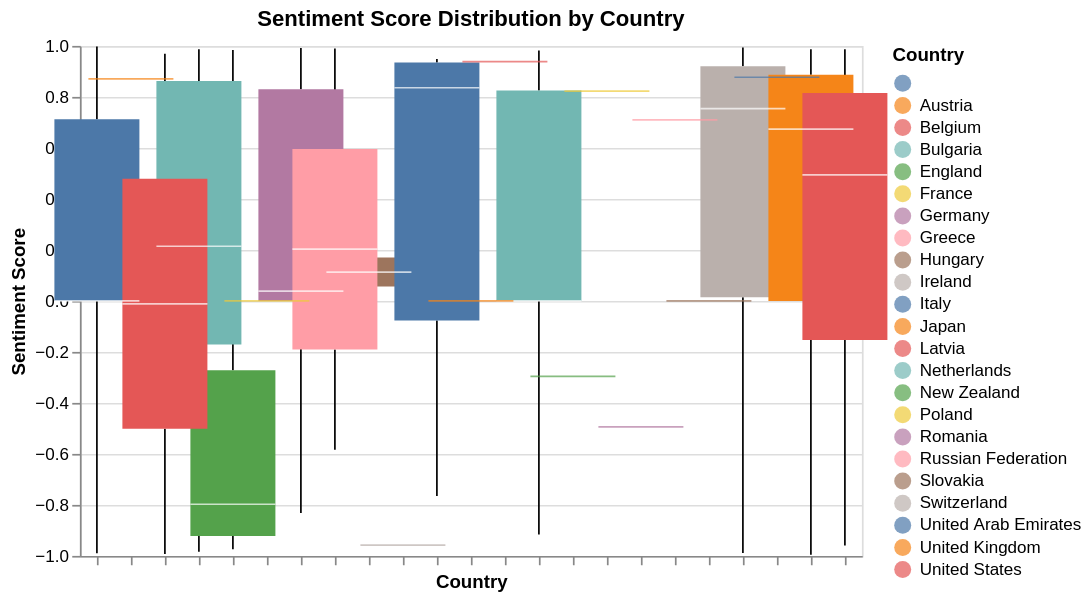

The notebook cell this image was saved under:
### Code cell
import altair as alt
alt.data_transformers.enable("vegafusion")

# Create the Altair box plot for Sentiment Score by Province
chart_boxplot = alt.Chart(df_output).mark_boxplot(extent='min-max', size=50).encode(
    x=alt.X('Source Country:N', title='Country', axis=alt.Axis(labels=False)), # Hide x-axis labels as they can overlap
    y=alt.Y('sentiment_score:Q', title='Sentiment Score'),
    color=alt.Color('Source Country:N', legend=alt.Legend(title="Country")),
    tooltip=['Source Country', 'sentiment_score']
).properties(
    title='Sentiment Score Distribution by Country'
).interactive()

chart_boxplot

### Figure 1 — Vega specification as saved in the notebook (floating-point values rounded to 4 significant figures)
{"$schema": "https://vega.github.io/schema/vega/v5.json", "data": [{"name": "source_0"}, {"name": "data_0", "values": [{"Source Country": "Switzerland", "lower_box_sentiment_score": 0.01393, "lower_whisker_sentiment_score": -0.9889, "mid_box_sentiment_score": 0.7543, "upper_box_sentiment_score": 0.9203, "upper_whisker_sentiment_score": 0.9933}, {"Source Country": "", "lower_box_sentiment_score": 0.0, "lower_whisker_sentiment_score": -0.99, "mid_box_sentiment_score": 0.0, "upper_box_sentiment_score": 0.7119, "upper_whisker_sentiment_score": 0.9973}, {"Source Country": "United Kingdom", "lower_box_sentiment_score": 0.0, "lower_whisker_sentiment_score": -0.9952, "mid_box_sentiment_score": 0.6738, "upper_box_sentiment_score": 0.8872, "upper_whisker_sentiment_score": 0.9868}, {"Source Country": "Netherlands", "lower_box_sentiment_score": 0.0, "lower_whisker_sentiment_score": -0.9161, "mid_box_sentiment_score": 0.0, "upper_box_sentiment_score": 0.8247, "upper_whisker_sentiment_score": 0.9816}, {"Source Country": "United States", "lower_box_sentiment_score": -0.1531, "lower_whisker_sentiment_score": -0.9596, "mid_box_sentiment_score": 0.4939, "upper_box_sentiment_score": 0.8151, "upper_whisker_sentiment_score": 0.9872}, {"Source Country": "Bulgaria", "lower_box_sentiment_score": -0.171, "lower_whisker_sentiment_score": -0.9833, "mid_box_sentiment_score": 0.2143, "upper_box_sentiment_score": 0.8623, "upper_whisker_sentiment_score": 0.987}, {"Source Country": "Germany", "lower_box_sentiment_score": 0.0, "lower_whisker_sentiment_score": -0.8316, "mid_box_sentiment_score": 0.0386, "upper_box_sentiment_score": 0.8302, "upper_whisker_sentiment_score": 0.9919}, {"Source Country": "New Zealand", "lower_box_sentiment_score": -0.296, "lower_whisker_sentiment_score": -0.296, "mid_box_sentiment_score": -0.296, "upper_box_sentiment_score": -0.296, "upper_whisker_sentiment_score": -0.296}, {"Source Country": "United Arab Emirates", "lower_box_sentiment_score": 0.877, "lower_whisker_sentiment_score": 0.877, "mid_box_sentiment_score": 0.877, "upper_box_sentiment_score": 0.877, "upper_whisker_sentiment_score": 0.877}, {"Source Country": "England", "lower_box_sentiment_score": -0.9216, "lower_whisker_sentiment_score": -0.9738, "mid_box_sentiment_score": -0.7975, "upper_box_sentiment_score": -0.2722, "upper_whisker_sentiment_score": 0.9838}, {"Source Country": "Ireland", "lower_box_sentiment_score": -0.9578, "lower_whisker_sentiment_score": -0.9578, "mid_box_sentiment_score": -0.9578, "upper_box_sentiment_score": -0.9578, "upper_whisker_sentiment_score": -0.9578}, {"Source Country": "Russian Federation", "lower_box_sentiment_score": 0.7096, "lower_whisker_sentiment_score": 0.7096, "mid_box_sentiment_score": 0.7096, "upper_box_sentiment_score": 0.7096, "upper_whisker_sentiment_score": 0.7096}, {"Source Country": "Hungary", "lower_box_sentiment_score": 0.05658, "lower_whisker_sentiment_score": 0.0, "mid_box_sentiment_score": 0.1132, "upper_box_sentiment_score": 0.1697, "upper_whisker_sentiment_score": 0.2263}, {"Source Country": "Austria", "lower_box_sentiment_score": 0.8709, "lower_whisker_sentiment_score": 0.8709, "mid_box_sentiment_score": 0.8709, "upper_box_sentiment_score": 0.8709, "upper_whisker_sentiment_score": 0.8709}, {"Source Country": "Poland", "lower_box_sentiment_score": 0.8225, "lower_whisker_sentiment_score": 0.8225, "mid_box_sentiment_score": 0.8225, "upper_box_sentiment_score": 0.8225, "upper_whisker_sentiment_score": 0.8225}, {"Source Country": "Greece", "lower_box_sentiment_score": -0.1906, "lower_whisker_sentiment_score": -0.5839, "mid_box_sentiment_score": 0.2027, "upper_box_sentiment_score": 0.5961, "upper_whisker_sentiment_score": 0.9894}, {"Source Country": "Italy", "lower_box_sentiment_score": -0.0772, "lower_whisker_sentiment_score": -0.765, "mid_box_sentiment_score": 0.8358, "upper_box_sentiment_score": 0.9349, "upper_whisker_sentiment_score": 0.9489}, {"Source Country": "Latvia", "lower_box_sentiment_score": 0.9382, "lower_whisker_sentiment_score": 0.9382, "mid_box_sentiment_score": 0.9382, "upper_box_sentiment_score": 0.9382, "upper_whisker_sentiment_score": 0.9382}, {"Source Country": "Romania", "lower_box_sentiment_score": -0.4939, "lower_whisker_sentiment_score": -0.4939, "mid_box_sentiment_score": -0.4939, "upper_box_sentiment_score": -0.4939, "upper_whisker_sentiment_score": -0.4939}, {"Source Country": "France", "lower_box_sentiment_score": 0.0, "lower_whisker_sentiment_score": 0.0, "mid_box_sentiment_score": 0.0, "upper_box_sentiment_score": 0.0, "upper_whisker_sentiment_score": 0.0}, {"Source Country": "Japan", "lower_box_sentiment_score": 0.0, "lower_whisker_sentiment_score": 0.0, "mid_box_sentiment_score": 0.0, "upper_box_sentiment_score": 0.0, "upper_whisker_sentiment_score": 0.0}, {"Source Country": "Belgium", "lower_box_sentiment_score": -0.5018, "lower_whisker_sentiment_score": -0.9921, "mid_box_sentiment_score": -0.01155, "upper_box_sentiment_score": 0.4787, "upper_whisker_sentiment_score": 0.969}, {"Source Country": "Slovakia", "lower_box_sentiment_score": 0.0, "lower_whisker_sentiment_score": 0.0, "mid_box_sentiment_score": 0.0, "upper_box_sentiment_score": 0.0, "upper_whisker_sentiment_score": 0.0}]}, {"name": "data_1", "values": [{"Source Country": "Switzerland", "lower_box_sentiment_score": 0.01393, "lower_whisker_sentiment_score": -0.9889, "mid_box_sentiment_score": 0.7543, "upper_box_sentiment_score": 0.9203, "upper_whisker_sentiment_score": 0.9933}, {"Source Country": "", "lower_box_sentiment_score": 0.0, "lower_whisker_sentiment_score": -0.99, "mid_box_sentiment_score": 0.0, "upper_box_sentiment_score": 0.7119, "upper_whisker_sentiment_score": 0.9973}, {"Source Country": "United Kingdom", "lower_box_sentiment_score": 0.0, "lower_whisker_sentiment_score": -0.9952, "mid_box_sentiment_score": 0.6738, "upper_box_sentiment_score": 0.8872, "upper_whisker_sentiment_score": 0.9868}, {"Source Country": "Netherlands", "lower_box_sentiment_score": 0.0, "lower_whisker_sentiment_score": -0.9161, "mid_box_sentiment_score": 0.0, "upper_box_sentiment_score": 0.8247, "upper_whisker_sentiment_score": 0.9816}, {"Source Country": "United States", "lower_box_sentiment_score": -0.1531, "lower_whisker_sentiment_score": -0.9596, "mid_box_sentiment_score": 0.4939, "upper_box_sentiment_score": 0.8151, "upper_whisker_sentiment_score": 0.9872}, {"Source Country": "Bulgaria", "lower_box_sentiment_score": -0.171, "lower_whisker_sentiment_score": -0.9833, "mid_box_sentiment_score": 0.2143, "upper_box_sentiment_score": 0.8623, "upper_whisker_sentiment_score": 0.987}, {"Source Country": "Germany", "lower_box_sentiment_score": 0.0, "lower_whisker_sentiment_score": -0.8316, "mid_box_sentiment_score": 0.0386, "upper_box_sentiment_score": 0.8302, "upper_whisker_sentiment_score": 0.9919}, {"Source Country": "New Zealand", "lower_box_sentiment_score": -0.296, "lower_whisker_sentiment_score": -0.296, "mid_box_sentiment_score": -0.296, "upper_box_sentiment_score": -0.296, "upper_whisker_sentiment_score": -0.296}, {"Source Country": "United Arab Emirates", "lower_box_sentiment_score": 0.877, "lower_whisker_sentiment_score": 0.877, "mid_box_sentiment_score": 0.877, "upper_box_sentiment_score": 0.877, "upper_whisker_sentiment_score": 0.877}, {"Source Country": "England", "lower_box_sentiment_score": -0.9216, "lower_whisker_sentiment_score": -0.9738, "mid_box_sentiment_score": -0.7975, "upper_box_sentiment_score": -0.2722, "upper_whisker_sentiment_score": 0.9838}, {"Source Country": "Ireland", "lower_box_sentiment_score": -0.9578, "lower_whisker_sentiment_score": -0.9578, "mid_box_sentiment_score": -0.9578, "upper_box_sentiment_score": -0.9578, "upper_whisker_sentiment_score": -0.9578}, {"Source Country": "Russian Federation", "lower_box_sentiment_score": 0.7096, "lower_whisker_sentiment_score": 0.7096, "mid_box_sentiment_score": 0.7096, "upper_box_sentiment_score": 0.7096, "upper_whisker_sentiment_score": 0.7096}, {"Source Country": "Hungary", "lower_box_sentiment_score": 0.05658, "lower_whisker_sentiment_score": 0.0, "mid_box_sentiment_score": 0.1132, "upper_box_sentiment_score": 0.1697, "upper_whisker_sentiment_score": 0.2263}, {"Source Country": "Austria", "lower_box_sentiment_score": 0.8709, "lower_whisker_sentiment_score": 0.8709, "mid_box_sentiment_score": 0.8709, "upper_box_sentiment_score": 0.8709, "upper_whisker_sentiment_score": 0.8709}, {"Source Country": "Poland", "lower_box_sentiment_score": 0.8225, "lower_whisker_sentiment_score": 0.8225, "mid_box_sentiment_score": 0.8225, "upper_box_sentiment_score": 0.8225, "upper_whisker_sentiment_score": 0.8225}, {"Source Country": "Greece", "lower_box_sentiment_score": -0.1906, "lower_whisker_sentiment_score": -0.5839, "mid_box_sentiment_score": 0.2027, "upper_box_sentiment_score": 0.5961, "upper_whisker_sentiment_score": 0.9894}, {"Source Country": "Italy", "lower_box_sentiment_score": -0.0772, "lower_whisker_sentiment_score": -0.765, "mid_box_sentiment_score": 0.8358, "upper_box_sentiment_score": 0.9349, "upper_whisker_sentiment_score": 0.9489}, {"Source Country": "Latvia", "lower_box_sentiment_score": 0.9382, "lower_whisker_sentiment_score": 0.9382, "mid_box_sentiment_score": 0.9382, "upper_box_sentiment_score": 0.9382, "upper_whisker_sentiment_score": 0.9382}, {"Source Country": "Romania", "lower_box_sentiment_score": -0.4939, "lower_whisker_sentiment_score": -0.4939, "mid_box_sentiment_score": -0.4939, "upper_box_sentiment_score": -0.4939, "upper_whisker_sentiment_score": -0.4939}, {"Source Country": "France", "lower_box_sentiment_score": 0.0, "lower_whisker_sentiment_score": 0.0, "mid_box_sentiment_score": 0.0, "upper_box_sentiment_score": 0.0, "upper_whisker_sentiment_score": 0.0}, {"Source Country": "Japan", "lower_box_sentiment_score": 0.0, "lower_whisker_sentiment_score": 0.0, "mid_box_sentiment_score": 0.0, "upper_box_sentiment_score": 0.0, "upper_whisker_sentiment_score": 0.0}, {"Source Country": "Belgium", "lower_box_sentiment_score": -0.5018, "lower_whisker_sentiment_score": -0.9921, "mid_box_sentiment_score": -0.01155, "upper_box_sentiment_score": 0.4787, "upper_whisker_sentiment_score": 0.969}, {"Source Country": "Slovakia", "lower_box_sentiment_score": 0.0, "lower_whisker_sentiment_score": 0.0, "mid_box_sentiment_score": 0.0, "upper_box_sentiment_score": 0.0, "upper_whisker_sentiment_score": 0.0}]}, {"name": "data_2", "values": [{"Source Country": "Switzerland", "lower_box_sentiment_score": 0.01393, "lower_whisker_sentiment_score": -0.9889, "mid_box_sentiment_score": 0.7543, "upper_box_sentiment_score": 0.9203, "upper_whisker_sentiment_score": 0.9933}, {"Source Country": "", "lower_box_sentiment_score": 0.0, "lower_whisker_sentiment_score": -0.99, "mid_box_sentiment_score": 0.0, "upper_box_sentiment_score": 0.7119, "upper_whisker_sentiment_score": 0.9973}, {"Source Country": "United Kingdom", "lower_box_sentiment_score": 0.0, "lower_whisker_sentiment_score": -0.9952, "mid_box_sentiment_score": 0.6738, "upper_box_sentiment_score": 0.8872, "upper_whisker_sentiment_score": 0.9868}, {"Source Country": "Netherlands", "lower_box_sentiment_score": 0.0, "lower_whisker_sentiment_score": -0.9161, "mid_box_sentiment_score": 0.0, "upper_box_sentiment_score": 0.8247, "upper_whisker_sentiment_score": 0.9816}, {"Source Country": "United States", "lower_box_sentiment_score": -0.1531, "lower_whisker_sentiment_score": -0.9596, "mid_box_sentiment_score": 0.4939, "upper_box_sentiment_score": 0.8151, "upper_whisker_sentiment_score": 0.9872}, {"Source Country": "Bulgaria", "lower_box_sentiment_score": -0.171, "lower_whisker_sentiment_score": -0.9833, "mid_box_sentiment_score": 0.2143, "upper_box_sentiment_score": 0.8623, "upper_whisker_sentiment_score": 0.987}, {"Source Country": "Germany", "lower_box_sentiment_score": 0.0, "lower_whisker_sentiment_score": -0.8316, "mid_box_sentiment_score": 0.0386, "upper_box_sentiment_score": 0.8302, "upper_whisker_sentiment_score": 0.9919}, {"Source Country": "New Zealand", "lower_box_sentiment_score": -0.296, "lower_whisker_sentiment_score": -0.296, "mid_box_sentiment_score": -0.296, "upper_box_sentiment_score": -0.296, "upper_whisker_sentiment_score": -0.296}, {"Source Country": "United Arab Emirates", "lower_box_sentiment_score": 0.877, "lower_whisker_sentiment_score": 0.877, "mid_box_sentiment_score": 0.877, "upper_box_sentiment_score": 0.877, "upper_whisker_sentiment_score": 0.877}, {"Source Country": "England", "lower_box_sentiment_score": -0.9216, "lower_whisker_sentiment_score": -0.9738, "mid_box_sentiment_score": -0.7975, "upper_box_sentiment_score": -0.2722, "upper_whisker_sentiment_score": 0.9838}, {"Source Country": "Ireland", "lower_box_sentiment_score": -0.9578, "lower_whisker_sentiment_score": -0.9578, "mid_box_sentiment_score": -0.9578, "upper_box_sentiment_score": -0.9578, "upper_whisker_sentiment_score": -0.9578}, {"Source Country": "Russian Federation", "lower_box_sentiment_score": 0.7096, "lower_whisker_sentiment_score": 0.7096, "mid_box_sentiment_score": 0.7096, "upper_box_sentiment_score": 0.7096, "upper_whisker_sentiment_score": 0.7096}, {"Source Country": "Hungary", "lower_box_sentiment_score": 0.05658, "lower_whisker_sentiment_score": 0.0, "mid_box_sentiment_score": 0.1132, "upper_box_sentiment_score": 0.1697, "upper_whisker_sentiment_score": 0.2263}, {"Source Country": "Austria", "lower_box_sentiment_score": 0.8709, "lower_whisker_sentiment_score": 0.8709, "mid_box_sentiment_score": 0.8709, "upper_box_sentiment_score": 0.8709, "upper_whisker_sentiment_score": 0.8709}, {"Source Country": "Poland", "lower_box_sentiment_score": 0.8225, "lower_whisker_sentiment_score": 0.8225, "mid_box_sentiment_score": 0.8225, "upper_box_sentiment_score": 0.8225, "upper_whisker_sentiment_score": 0.8225}, {"Source Country": "Greece", "lower_box_sentiment_score": -0.1906, "lower_whisker_sentiment_score": -0.5839, "mid_box_sentiment_score": 0.2027, "upper_box_sentiment_score": 0.5961, "upper_whisker_sentiment_score": 0.9894}, {"Source Country": "Italy", "lower_box_sentiment_score": -0.0772, "lower_whisker_sentiment_score": -0.765, "mid_box_sentiment_score": 0.8358, "upper_box_sentiment_score": 0.9349, "upper_whisker_sentiment_score": 0.9489}, {"Source Country": "Latvia", "lower_box_sentiment_score": 0.9382, "lower_whisker_sentiment_score": 0.9382, "mid_box_sentiment_score": 0.9382, "upper_box_sentiment_score": 0.9382, "upper_whisker_sentiment_score": 0.9382}, {"Source Country": "Romania", "lower_box_sentiment_score": -0.4939, "lower_whisker_sentiment_score": -0.4939, "mid_box_sentiment_score": -0.4939, "upper_box_sentiment_score": -0.4939, "upper_whisker_sentiment_score": -0.4939}, {"Source Country": "France", "lower_box_sentiment_score": 0.0, "lower_whisker_sentiment_score": 0.0, "mid_box_sentiment_score": 0.0, "upper_box_sentiment_score": 0.0, "upper_whisker_sentiment_score": 0.0}, {"Source Country": "Japan", "lower_box_sentiment_score": 0.0, "lower_whisker_sentiment_score": 0.0, "mid_box_sentiment_score": 0.0, "upper_box_sentiment_score": 0.0, "upper_whisker_sentiment_score": 0.0}, {"Source Country": "Belgium", "lower_box_sentiment_score": -0.5018, "lower_whisker_sentiment_score": -0.9921, "mid_box_sentiment_score": -0.01155, "upper_box_sentiment_score": 0.4787, "upper_whisker_sentiment_score": 0.969}, {"Source Country": "Slovakia", "lower_box_sentiment_score": 0.0, "lower_whisker_sentiment_score": 0.0, "mid_box_sentiment_score": 0.0, "upper_box_sentiment_score": 0.0, "upper_whisker_sentiment_score": 0.0}]}, {"name": "data_3", "values": [{"Source Country": "Switzerland", "lower_box_sentiment_score": 0.01393, "lower_whisker_sentiment_score": -0.9889, "mid_box_sentiment_score": 0.7543, "upper_box_sentiment_score": 0.9203, "upper_whisker_sentiment_score": 0.9933}, {"Source Country": "", "lower_box_sentiment_score": 0.0, "lower_whisker_sentiment_score": -0.99, "mid_box_sentiment_score": 0.0, "upper_box_sentiment_score": 0.7119, "upper_whisker_sentiment_score": 0.9973}, {"Source Country": "United Kingdom", "lower_box_sentiment_score": 0.0, "lower_whisker_sentiment_score": -0.9952, "mid_box_sentiment_score": 0.6738, "upper_box_sentiment_score": 0.8872, "upper_whisker_sentiment_score": 0.9868}, {"Source Country": "Netherlands", "lower_box_sentiment_score": 0.0, "lower_whisker_sentiment_score": -0.9161, "mid_box_sentiment_score": 0.0, "upper_box_sentiment_score": 0.8247, "upper_whisker_sentiment_score": 0.9816}, {"Source Country": "United States", "lower_box_sentiment_score": -0.1531, "lower_whisker_sentiment_score": -0.9596, "mid_box_sentiment_score": 0.4939, "upper_box_sentiment_score": 0.8151, "upper_whisker_sentiment_score": 0.9872}, {"Source Country": "Bulgaria", "lower_box_sentiment_score": -0.171, "lower_whisker_sentiment_score": -0.9833, "mid_box_sentiment_score": 0.2143, "upper_box_sentiment_score": 0.8623, "upper_whisker_sentiment_score": 0.987}, {"Source Country": "Germany", "lower_box_sentiment_score": 0.0, "lower_whisker_sentiment_score": -0.8316, "mid_box_sentiment_score": 0.0386, "upper_box_sentiment_score": 0.8302, "upper_whisker_sentiment_score": 0.9919}, {"Source Country": "New Zealand", "lower_box_sentiment_score": -0.296, "lower_whisker_sentiment_score": -0.296, "mid_box_sentiment_score": -0.296, "upper_box_sentiment_score": -0.296, "upper_whisker_sentiment_score": -0.296}, {"Source Country": "United Arab Emirates", "lower_box_sentiment_score": 0.877, "lower_whisker_sentiment_score": 0.877, "mid_box_sentiment_score": 0.877, "upper_box_sentiment_score": 0.877, "upper_whisker_sentiment_score": 0.877}, {"Source Country": "England", "lower_box_sentiment_score": -0.9216, "lower_whisker_sentiment_score": -0.9738, "mid_box_sentiment_score": -0.7975, "upper_box_sentiment_score": -0.2722, "upper_whisker_sentiment_score": 0.9838}, {"Source Country": "Ireland", "lower_box_sentiment_score": -0.9578, "lower_whisker_sentiment_score": -0.9578, "mid_box_sentiment_score": -0.9578, "upper_box_sentiment_score": -0.9578, "upper_whisker_sentiment_score": -0.9578}, {"Source Country": "Russian Federation", "lower_box_sentiment_score": 0.7096, "lower_whisker_sentiment_score": 0.7096, "mid_box_sentiment_score": 0.7096, "upper_box_sentiment_score": 0.7096, "upper_whisker_sentiment_score": 0.7096}, {"Source Country": "Hungary", "lower_box_sentiment_score": 0.05658, "lower_whisker_sentiment_score": 0.0, "mid_box_sentiment_score": 0.1132, "upper_box_sentiment_score": 0.1697, "upper_whisker_sentiment_score": 0.2263}, {"Source Country": "Austria", "lower_box_sentiment_score": 0.8709, "lower_whisker_sentiment_score": 0.8709, "mid_box_sentiment_score": 0.8709, "upper_box_sentiment_score": 0.8709, "upper_whisker_sentiment_score": 0.8709}, {"Source Country": "Poland", "lower_box_sentiment_score": 0.8225, "lower_whisker_sentiment_score": 0.8225, "mid_box_sentiment_score": 0.8225, "upper_box_sentiment_score": 0.8225, "upper_whisker_sentiment_score": 0.8225}, {"Source Country": "Greece", "lower_box_sentiment_score": -0.1906, "lower_whisker_sentiment_score": -0.5839, "mid_box_sentiment_score": 0.2027, "upper_box_sentiment_score": 0.5961, "upper_whisker_sentiment_score": 0.9894}, {"Source Country": "Italy", "lower_box_sentiment_score": -0.0772, "lower_whisker_sentiment_score": -0.765, "mid_box_sentiment_score": 0.8358, "upper_box_sentiment_score": 0.9349, "upper_whisker_sentiment_score": 0.9489}, {"Source Country": "Latvia", "lower_box_sentiment_score": 0.9382, "lower_whisker_sentiment_score": 0.9382, "mid_box_sentiment_score": 0.9382, "upper_box_sentiment_score": 0.9382, "upper_whisker_sentiment_score": 0.9382}, {"Source Country": "Romania", "lower_box_sentiment_score": -0.4939, "lower_whisker_sentiment_score": -0.4939, "mid_box_sentiment_score": -0.4939, "upper_box_sentiment_score": -0.4939, "upper_whisker_sentiment_score": -0.4939}, {"Source Country": "France", "lower_box_sentiment_score": 0.0, "lower_whisker_sentiment_score": 0.0, "mid_box_sentiment_score": 0.0, "upper_box_sentiment_score": 0.0, "upper_whisker_sentiment_score": 0.0}, {"Source Country": "Japan", "lower_box_sentiment_score": 0.0, "lower_whisker_sentiment_score": 0.0, "mid_box_sentiment_score": 0.0, "upper_box_sentiment_score": 0.0, "upper_whisker_sentiment_score": 0.0}, {"Source Country": "Belgium", "lower_box_sentiment_score": -0.5018, "lower_whisker_sentiment_score": -0.9921, "mid_box_sentiment_score": -0.01155, "upper_box_sentiment_score": 0.4787, "upper_whisker_sentiment_score": 0.969}, {"Source Country": "Slovakia", "lower_box_sentiment_score": 0.0, "lower_whisker_sentiment_score": 0.0, "mid_box_sentiment_score": 0.0, "upper_box_sentiment_score": 0.0, "upper_whisker_sentiment_score": 0.0}]}, {"name": "data_0_x_domain_Source Country_0", "values": [{"Source Country": "Switzerland"}, {"Source Country": ""}, {"Source Country": "United Kingdom"}, {"Source Country": "Netherlands"}, {"Source Country": "United States"}, {"Source Country": "Bulgaria"}, {"Source Country": "Germany"}, {"Source Country": "New Zealand"}, {"Source Country": "United Arab Emirates"}, {"Source Country": "England"}, {"Source Country": "Ireland"}, {"Source Country": "Russian Federation"}, {"Source Country": "Hungary"}, {"Source Country": "Austria"}, {"Source Country": "Poland"}, {"Source Country": "Greece"}, {"Source Country": "Italy"}, {"Source Country": "Latvia"}, {"Source Country": "Romania"}, {"Source Country": "France"}, {"Source Country": "Japan"}, {"Source Country": "Belgium"}, {"Source Country": "Slovakia"}]}, {"name": "data_1_x_domain_Source Country_1", "values": [{"Source Country": "Switzerland"}, {"Source Country": ""}, {"Source Country": "United Kingdom"}, {"Source Country": "Netherlands"}, {"Source Country": "United States"}, {"Source Country": "Bulgaria"}, {"Source Country": "Germany"}, {"Source Country": "New Zealand"}, {"Source Country": "United Arab Emirates"}, {"Source Country": "England"}, {"Source Country": "Ireland"}, {"Source Country": "Russian Federation"}, {"Source Country": "Hungary"}, {"Source Country": "Austria"}, {"Source Country": "Poland"}, {"Source Country": "Greece"}, {"Source Country": "Italy"}, {"Source Country": "Latvia"}, {"Source Country": "Romania"}, {"Source Country": "France"}, {"Source Country": "Japan"}, {"Source Country": "Belgium"}, {"Source Country": "Slovakia"}]}, {"name": "data_2_x_domain_Source Country_2", "values": [{"Source Country": "Switzerland"}, {"Source Country": ""}, {"Source Country": "United Kingdom"}, {"Source Country": "Netherlands"}, {"Source Country": "United States"}, {"Source Country": "Bulgaria"}, {"Source Country": "Germany"}, {"Source Country": "New Zealand"}, {"Source Country": "United Arab Emirates"}, {"Source Country": "England"}, {"Source Country": "Ireland"}, {"Source Country": "Russian Federation"}, {"Source Country": "Hungary"}, {"Source Country": "Austria"}, {"Source Country": "Poland"}, {"Source Country": "Greece"}, {"Source Country": "Italy"}, {"Source Country": "Latvia"}, {"Source Country": "Romania"}, {"Source Country": "France"}, {"Source Country": "Japan"}, {"Source Country": "Belgium"}, {"Source Country": "Slovakia"}]}, {"name": "data_3_x_domain_Source Country_3", "values": [{"Source Country": "Switzerland"}, {"Source Country": ""}, {"Source Country": "United Kingdom"}, {"Source Country": "Netherlands"}, {"Source Country": "United States"}, {"Source Country": "Bulgaria"}, {"Source Country": "Germany"}, {"Source Country": "New Zealand"}, {"Source Country": "United Arab Emirates"}, {"Source Country": "England"}, {"Source Country": "Ireland"}, {"Source Country": "Russian Federation"}, {"Source Country": "Hungary"}, {"Source Country": "Austria"}, {"Source Country": "Poland"}, {"Source Country": "Greece"}, {"Source Country": "Italy"}, {"Source Country": "Latvia"}, {"Source Country": "Romania"}, {"Source Country": "France"}, {"Source Country": "Japan"}, {"Source Country": "Belgium"}, {"Source Country": "Slovakia"}]}, {"name": "data_2_color_domain_Source Country_0", "values": [{"Source Country": "Switzerland"}, {"Source Country": ""}, {"Source Country": "United Kingdom"}, {"Source Country": "Netherlands"}, {"Source Country": "United States"}, {"Source Country": "Bulgaria"}, {"Source Country": "Germany"}, {"Source Country": "New Zealand"}, {"Source Country": "United Arab Emirates"}, {"Source Country": "England"}, {"Source Country": "Ireland"}, {"Source Country": "Russian Federation"}, {"Source Country": "Hungary"}, {"Source Country": "Austria"}, {"Source Country": "Poland"}, {"Source Country": "Greece"}, {"Source Country": "Italy"}, {"Source Country": "Latvia"}, {"Source Country": "Romania"}, {"Source Country": "France"}, {"Source Country": "Japan"}, {"Source Country": "Belgium"}, {"Source Country": "Slovakia"}]}, {"name": "data_3_color_domain_Source Country_1", "values": [{"Source Country": "Switzerland"}, {"Source Country": ""}, {"Source Country": "United Kingdom"}, {"Source Country": "Netherlands"}, {"Source Country": "United States"}, {"Source Country": "Bulgaria"}, {"Source Country": "Germany"}, {"Source Country": "New Zealand"}, {"Source Country": "United Arab Emirates"}, {"Source Country": "England"}, {"Source Country": "Ireland"}, {"Source Country": "Russian Federation"}, {"Source Country": "Hungary"}, {"Source Country": "Austria"}, {"Source Country": "Poland"}, {"Source Country": "Greece"}, {"Source Country": "Italy"}, {"Source Country": "Latvia"}, {"Source Country": "Romania"}, {"Source Country": "France"}, {"Source Country": "Japan"}, {"Source Country": "Belgium"}, {"Source Country": "Slovakia"}]}], "signals": [{"name": "x_step", "value": 20}, {"name": "width", "update": "bandspace(domain('x').length, 0, 0) * x_step"}], "marks": [{"type": "rule", "name": "layer_0_marks", "from": {"data": "data_0"}, "encode": {"update": {"y2": {"field": "lower_box_sentiment_score", "scale": "y"}, "y": {"field": "lower_whisker_sentiment_score", "scale": "y"}, "tooltip": {"signal": "{\"Max of Sentiment Score\": format(datum[\"upper_whisker_sentiment_score\"], \"\"), \"Q3 of Sentiment Score\": format(datum[\"upper_box_sentiment_score\"], \"\"), \"Median of Sentiment Score\": format(datum[\"mid_box_sentiment_score\"], \"\"), \"Q1 of Sentiment Score\": format(datum[\"lower_box_sentiment_score\"], \"\"), \"Min of Sentiment Score\": format(datum[\"lower_whisker_sentiment_score\"], \"\"), \"Source Country\": isValid(datum[\"Source Country\"]) ? datum[\"Source Country\"] : \"\"+datum[\"Source Country\"], \"Country\": isValid(datum[\"Source Country\"]) ? datum[\"Source Country\"] : \"\"+datum[\"Source Country\"]}"}, "stroke": {"value": "black"}, "x": {"field": "Source Country", "scale": "x", "band": 0.5}}}, "aria": false, "style": ["rule", "boxplot-rule"]}, {"type": "rule", "name": "layer_1_marks", "from": {"data": "data_1"}, "encode": {"update": {"tooltip": {"signal": "{\"Max of Sentiment Score\": format(datum[\"upper_whisker_sentiment_score\"], \"\"), \"Q3 of Sentiment Score\": format(datum[\"upper_box_sentiment_score\"], \"\"), \"Median of Sentiment Score\": format(datum[\"mid_box_sentiment_score\"], \"\"), \"Q1 of Sentiment Score\": format(datum[\"lower_box_sentiment_score\"], \"\"), \"Min of Sentiment Score\": format(datum[\"lower_whisker_sentiment_score\"], \"\"), \"Source Country\": isValid(datum[\"Source Country\"]) ? datum[\"Source Country\"] : \"\"+datum[\"Source Country\"], \"Country\": isValid(datum[\"Source Country\"]) ? datum[\"Source Country\"] : \"\"+datum[\"Source Country\"]}"}, "y": {"field": "upper_box_sentiment_score", "scale": "y"}, "y2": {"field": "upper_whisker_sentiment_score", "scale": "y"}, "x": {"field": "Source Country", "scale": "x", "band": 0.5}, "stroke": {"value": "black"}}}, "aria": false, "style": ["rule", "boxplot-rule"]}, {"type": "rect", "name": "layer_2_marks", "from": {"data": "data_2"}, "encode": {"update": {"fill": {"field": "Source Country", "scale": "color"}, "tooltip": {"signal": "{\"Max of Sentiment Score\": format(datum[\"upper_whisker_sentiment_score\"], \"\"), \"Q3 of Sentiment Score\": format(datum[\"upper_box_sentiment_score\"], \"\"), \"Median of Sentiment Score\": format(datum[\"mid_box_sentiment_score\"], \"\"), \"Q1 of Sentiment Score\": format(datum[\"lower_box_sentiment_score\"], \"\"), \"Min of Sentiment Score\": format(datum[\"lower_whisker_sentiment_score\"], \"\"), \"Source Country\": isValid(datum[\"Source Country\"]) ? datum[\"Source Country\"] : \"\"+datum[\"Source Country\"], \"Country\": isValid(datum[\"Source Country\"]) ? datum[\"Source Country\"] : \"\"+datum[\"Source Country\"]}"}, "y": {"field": "lower_box_sentiment_score", "scale": "y"}, "xc": {"field": "Source Country", "scale": "x", "band": 0.5}, "width": {"value": 50}, "y2": {"field": "upper_box_sentiment_score", "scale": "y"}}}, "style": ["bar", "boxplot-box"]}, {"type": "rect", "name": "layer_3_marks", "from": {"data": "data_3"}, "encode": {"update": {"yc": {"field": "mid_box_sentiment_score", "scale": "y"}, "width": {"value": 50}, "fill": [{"field": "Source Country", "scale": "color", "test": "datum['lower_box_sentiment_score'] >= datum['upper_box_sentiment_score']"}, {"value": "white"}], "opacity": {"value": 0.7}, "height": {"value": 1}, "tooltip": {"signal": "{\"Max of Sentiment Score\": format(datum[\"upper_whisker_sentiment_score\"], \"\"), \"Q3 of Sentiment Score\": format(datum[\"upper_box_sentiment_score\"], \"\"), \"Median of Sentiment Score\": format(datum[\"mid_box_sentiment_score\"], \"\"), \"Q1 of Sentiment Score\": format(datum[\"lower_box_sentiment_score\"], \"\"), \"Min of Sentiment Score\": format(datum[\"lower_whisker_sentiment_score\"], \"\"), \"Source Country\": isValid(datum[\"Source Country\"]) ? datum[\"Source Country\"] : \"\"+datum[\"Source Country\"], \"Country\": isValid(datum[\"Source Country\"]) ? datum[\"Source Country\"] : \"\"+datum[\"Source Country\"]}"}, "xc": {"field": "Source Country", "scale": "x", "band": 0.5}}}, "style": ["tick", "boxplot-median"], "aria": false}], "scales": [{"name": "x", "type": "band", "domain": {"fields": [{"data": "data_0_x_domain_Source Country_0", "field": "Source Country"}, {"data": "data_1_x_domain_Source Country_1", "field": "Source Country"}, {"data": "data_2_x_domain_Source Country_2", "field": "Source Country"}, {"data": "data_3_x_domain_Source Country_3", "field": "Source Country"}], "sort": true}, "range": {"step": {"signal": "x_step"}}, "paddingInner": 0, "paddingOuter": 0}, {"name": "y", "type": "linear", "domain": {"fields": [{"data": "data_0", "field": "lower_whisker_sentiment_score"}, {"data": "data_0", "field": "lower_box_sentiment_score"}, {"data": "data_1", "field": "upper_box_sentiment_score"}, {"data": "data_1", "field": "upper_whisker_sentiment_score"}, {"data": "data_2", "field": "lower_box_sentiment_score"}, {"data": "data_2", "field": "upper_box_sentiment_score"}, {"data": "data_3", "field": "mid_box_sentiment_score"}]}, "range": [{"signal": "height"}, 0], "zero": true, "nice": true}, {"name": "color", "type": "ordinal", "domain": {"fields": [{"data": "data_2_color_domain_Source Country_0", "field": "Source Country"}, {"data": "data_3_color_domain_Source Country_1", "field": "Source Country"}], "sort": true}, "range": "category"}], "axes": [{"scale": "y", "orient": "left", "domain": false, "ticks": false, "maxExtent": 0, "minExtent": 0, "tickCount": {"signal": "ceil(height/40)"}, "zindex": 0, "aria": false, "gridScale": "x", "grid": true, "labels": false}, {"scale": "x", "labelAngle": 270, "labelBaseline": "middle", "labelAlign": "right", "title": "Country", "zindex": 0, "labels": false, "orient": "bottom", "grid": false}, {"scale": "y", "grid": false, "orient": "left", "title": "Sentiment Score", "zindex": 0, "tickCount": {"signal": "ceil(height/40)"}, "labelOverlap": true}], "title": {"text": "Sentiment Score Distribution by Country", "frame": "group"}, "legends": [{"title": "Country", "fill": "color", "symbolType": "circle", "encode": {"symbols": {"update": {"opacity": {"value": 0.7}}}}}], "padding": 5, "height": 300, "background": "white", "style": "cell"}
